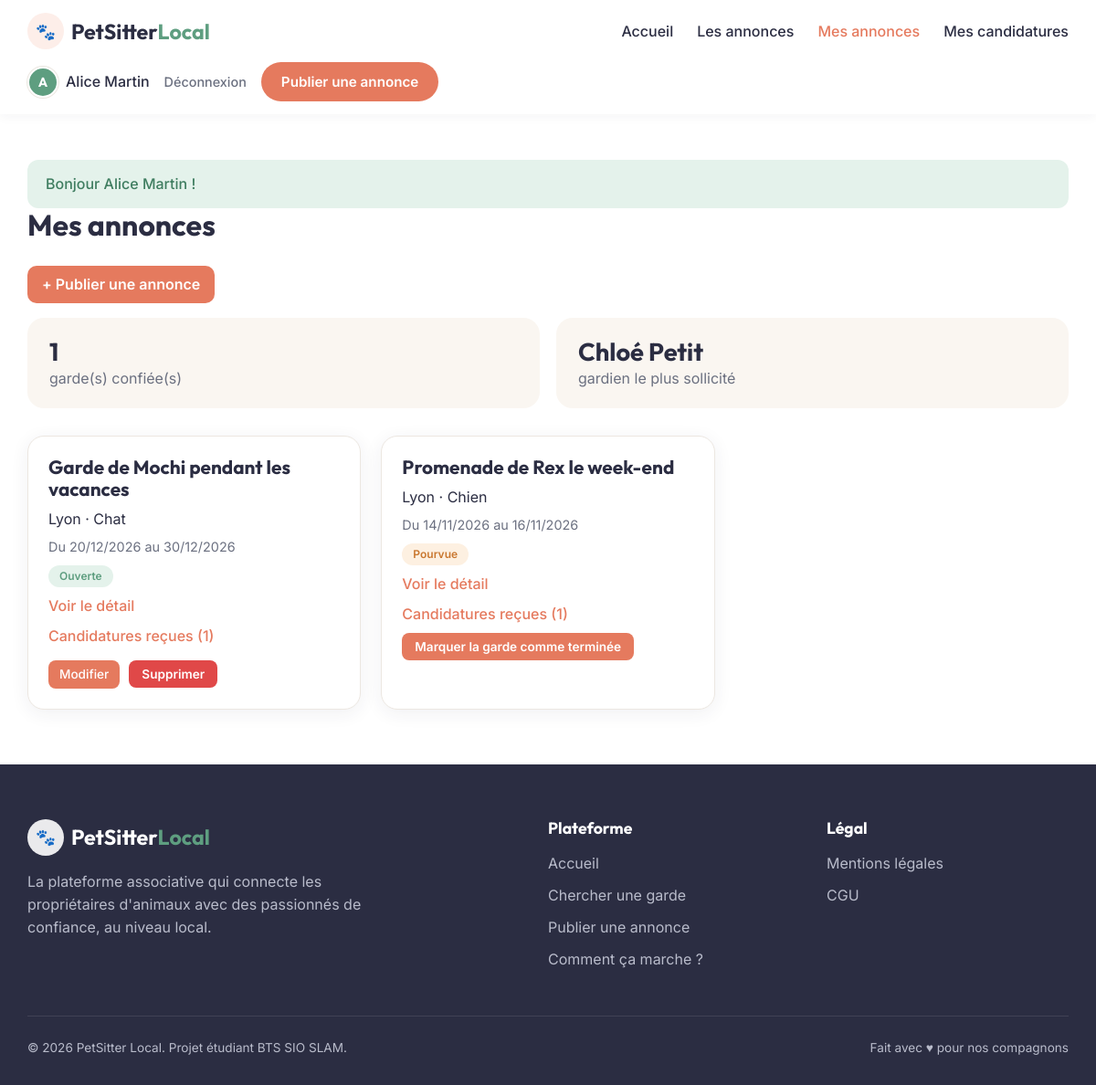
Page /index.php?action=mes_annonces (signed in) on the committed database.
### tables this page shows
CREATE TABLE annonces (
  id INT AUTO_INCREMENT PRIMARY KEY,
  id_proprietaire INT NOT NULL,
  titre VARCHAR(120) NOT NULL,
  animal VARCHAR(40) NOT NULL,
  description TEXT NOT NULL,
  ville VARCHAR(80) NOT NULL,
  date_debut DATE NOT NULL,
  date_fin DATE NOT NULL,
  statut ENUM('ouverte','pourvue','terminee') NOT NULL DEFAULT 'ouverte',
  created_at DATETIME NOT NULL DEFAULT CURRENT_TIMESTAMP,
  FOREIGN KEY (id_proprietaire) REFERENCES utilisateurs(id) ON DELETE CASCADE
);

### app/controllers/AnnonceController.php (called while the page is built, shortened)
<?php
class AnnonceController
{
    public function mesAnnonces(): void
    {
        $idUtilisateur = AuthController::utilisateurId();
        $annonces = Annonce::parProprietaire($idUtilisateur);
        $stats = Annonce::statsProprietaire($idUtilisateur);
        require ROOT . '/app/views/annonces/mes_annonces.php';
    }
}

### public/index.php (called while the page is built, shortened)
<?php
require_once ROOT . '/config/database.php';
function e(?string $valeur): string
{
    return htmlspecialchars($valeur ?? '', ENT_QUOTES, 'UTF-8');
}
$action = $_GET['action'] ?? 'accueil';
match ($action) {
    'connexion'        => (new AuthController())->connexion(),
    'inscription'      => (new AuthController())->inscription(),
    'deconnexion'      => (new AuthController())->deconnexion(),
    'accueil'          => (new AnnonceController())->accueil(),
    'liste'            => (new AnnonceController())->liste(),
    'detail'           => (new AnnonceController())->detail(),
    'creer'            => (new AnnonceController())->creer(),
    'modifier'         => (new AnnonceController())->modifier(),
    'supprimer'        => (new AnnonceController())->supprimer(),
    'terminer'         => (new AnnonceController())->terminer(),
    'mes_annonces'     => (new AnnonceController())->mesAnnonces(),
    'postuler'         => (new CandidatureController())->postuler(),
    'retirer'          => (new CandidatureController())->retirer(),
    'mes_candidatures' => (new CandidatureController())->mesCandidatures(),
    'recues'           => (new CandidatureController())->recues(),
    'repondre'         => (new CandidatureController())->repondre(),
    'noter'            => (new AvisController())->noter(),
    'profil'           => (new AvisController())->profil(),
    'admin'                 => (new AdminController())->tableauDeBord(),
    'supprimer_avis'        => (new AdminController())->supprimerAvis(),
    'supprimer_utilisateur' => (new AdminController())->supprimerUtilisateur(),
    default            => (new AnnonceController())->accueil(),
};

### app/models/Annonce.php (called while the page is built, shortened)
<?php
class Annonce
{
    public static function hydrate(array $row): self
    {
        return new self(
            (int) $row['id'],
            (int) $row['id_proprietaire'],
            $row['titre'],
            $row['animal'],
            $row['description'],
            $row['ville'],
            $row['date_debut'],
            $row['date_fin'],
            $row['statut'],
            $row['proprietaire'] ?? null,
            (int) ($row['nb_candidatures'] ?? 0)
        );
    }
    public static function parProprietaire(int $idProprietaire): array
    {
        $stmt = Database::get()->prepare(
            "SELECT a.*, u.nom AS proprietaire,
                    (SELECT COUNT(*) FROM candidatures c WHERE c.id_annonce = a.id) AS nb_candidatures
             FROM annonces a
             JOIN utilisateurs u ON u.id = a.id_proprietaire
             WHERE a.id_proprietaire = :id
             ORDER BY a.created_at DESC"
        );
        $stmt->execute(['id' => $idProprietaire]);
        return array_map([self::class, 'hydrate'], $stmt->fetchAll());
    }
    public function estModifiable(): bool
    {
        return $this->statut === 'ouverte';
    }
    public static function statsProprietaire(int $idProprietaire): array
    {
        $pdo = Database::get();
        $stmt = $pdo->prepare(
            "SELECT COUNT(*) FROM annonces
             WHERE id_proprietaire = :id AND statut IN ('pourvue', 'terminee')"
        );
        $stmt->execute(['id' => $idProprietaire]);
        $nbGardes = (int) $stmt->fetchColumn();
        $stmt = $pdo->prepare(
            "SELECT u.id, u.nom, COUNT(*) AS nb
             FROM candidatures c
             JOIN annonces a ON a.id = c.id_annonce
             JOIN utilisateurs u ON u.id = c.id_gardien
             WHERE a.id_proprietaire = :id AND c.statut = 'acceptee'
             GROUP BY u.id, u.nom
             ORDER BY nb DESC
             LIMIT 1"
        );
        $stmt->execute(['id' => $idProprietaire]);
        $gardienPrefere = $stmt->fetch() ?: null;
        return ['nbGardes' => $nbGardes, 'gardienPrefere' => $gardienPrefere];
    }
}

### app/controllers/AuthController.php (called while the page is built, shortened)
<?php
class AuthController
{
    public static function utilisateurId(): int
    {
        return (int) ($_SESSION['user_id'] ?? 0);
    }
}

### config/database.php (called while the page is built, shortened)
<?php
class Database
{
    private static ?PDO $instance = null;
    public static function get(): PDO
    {
        if (self::$instance === null) {
            self::$instance = new PDO(DB_DSN, DB_USER, DB_PASS, [
                PDO::ATTR_ERRMODE            => PDO::ERRMODE_EXCEPTION,
                PDO::ATTR_DEFAULT_FETCH_MODE => PDO::FETCH_ASSOC,
            ]);
        }
        return self::$instance;
    }
}

### app/views/annonces/mes_annonces.php (the view, shortened to what this page needs)
<?php require ROOT . '/app/views/layout/header.php'; ?>
<h2>Mes annonces</h2>
<p><a class="bouton" href="index.php?action=creer">+ Publier une annonce</a></p>
<div class="stats">
  <div class="stat">
    <strong><?= $stats['nbGardes'] ?></strong>
    <span>garde(s) confiée(s)</span>
  </div>
  <div class="stat">
    <strong><?= $stats['gardienPrefere'] ? e($stats['gardienPrefere']['nom']) : '—' ?></strong>
    <span>gardien le plus sollicité</span>
  </div>
</div>
<?php if (empty($annonces)): ?>
  <p class="vide">Vous n'avez pas encore publié d'annonce.</p>
<?php else: ?>
  <div class="grille">
    <?php foreach ($annonces as $a): ?>
      <div class="carte-annonce">
        <h3><?= e($a->titre) ?></h3>
        <p><?= e($a->ville) ?> · <?= e($a->animal) ?></p>
        <p class="dates">Du <?= Affichage::date($a->date_debut) ?> au <?= Affichage::date($a->date_fin) ?></p>
        <?= Affichage::badge($a->statut) ?>
        <a href="index.php?action=detail&id=<?= $a->id ?>">Voir le détail</a>
        <a href="index.php?action=recues&id=<?= $a->id ?>">
          Candidatures reçues (<?= $a->nb_candidatures ?>)
        </a>
        <?php if ($a->estModifiable()): ?>
          <div class="actions">
            <a href="index.php?action=modifier&id=<?= $a->id ?>" class="petit bouton">Modifier</a>
            <form method="post" action="index.php?action=supprimer&id=<?= $a->id ?>"
                  onsubmit="return confirm('Supprimer définitivement cette annonce ?');">
              <button type="submit" class="petit danger">Supprimer</button>
            </form>
          </div>
        <?php endif; ?>
        <?php if ($a->statut === 'pourvue'): ?>
          <form method="post" action="index.php?action=terminer&id=<?= $a->id ?>">
            <button type="submit" class="petit">Marquer la garde comme terminée</button>
          </form>
        <?php endif; ?>
      </div>
    <?php endforeach; ?>
  </div>
<?php endif; ?>
<?php require ROOT . '/app/views/layout/footer.php'; ?>

### app/core/Affichage.php (shortened to what this page needs)
<?php
class Affichage
{
    public static function badge(string $statut): string
    {
        $libelle = match ($statut) {
            'ouverte'    => 'Ouverte',
            'pourvue'    => 'Pourvue',
            'terminee'   => 'Terminée',
            'en_attente' => 'En attente',
            'acceptee'   => 'Acceptée',
            'refusee'    => 'Refusée',
            default      => $statut,
        };
        return '<span class="badge badge--' . e($statut) . '">' . e($libelle) . '</span>';
    }
    public static function date(?string $date): string
    {
        return $date ? date('d/m/Y', strtotime($date)) : '';
    }
}

### public/css/style.css (style rules this page uses)
:root { --corail: #e57a5e; --corail-fonce: #d0644a; --corail-clair: #fdeee9; --vert: #5e9e80; --vert-clair: #e4f2eb; --sombre: #2b2d42; --texte: #2b2d42; --gris: #6b7080; --gris-clair: #eef0f3; --bordure: #ece7e1; --creme: #faf6f1; --rouge: #e04848; --rouge-clair: #fde8e8; --orange: #c9772f; --orange-clair: #fdf0e1; --police-titre: "Outfit", "Segoe UI", system-ui, sans-serif; --police-texte: "Inter", "Segoe UI", system-ui, sans-serif; --arrondi: 18px; --ombre: 0 4px 20px rgba(43, 45, 66, 0.07); }
* { box-sizing: border-box; }
body { margin: 0; font-family: var(--police-texte); color: var(--texte); background: #fff; line-height: 1.55; }
h1, h2, h3, h4 { font-family: var(--police-titre); line-height: 1.15; margin-top: 0; }
a { color: var(--corail); }
.btn, button { display: inline-block; padding: 10px 20px; border: 2px solid transparent; border-radius: 999px; font: 600 0.95rem var(--police-texte); text-align: center; text-decoration: none; cursor: pointer; transition: background 0.2s, transform 0.1s; background: var(--corail); color: #fff; }
.bouton { display: inline-block; padding: 8px 16px; border-radius: 10px; background: var(--corail); color: #fff; text-decoration: none; font-weight: 600; }
.petit { padding: 5px 12px; font-size: 0.85em; border-radius: 8px; }
.actions { display: flex; flex-wrap: wrap; align-items: center; gap: 10px; margin-top: 6px; }
.actions form { margin: 0; }
.danger { background: var(--rouge); }
.badge { display: inline-block; padding: 3px 12px; border-radius: 999px; font-size: 0.75rem; font-weight: 600; vertical-align: middle; }
.badge--ouverte, .badge--acceptee { background: var(--vert-clair); color: var(--vert); }
.badge--pourvue, .badge--en_attente { background: var(--orange-clair); color: var(--orange); }
.contenu h2 { font-size: 2rem; }
.contenu h3 { font-size: 1.3rem; margin-top: 30px; }
.grille { display: grid; grid-template-columns: repeat(auto-fill, minmax(280px, 1fr)); gap: 22px; }
.carte-annonce { display: flex; flex-direction: column; align-items: flex-start; gap: 8px; background: #fff; padding: 22px; border-radius: var(--arrondi); box-shadow: var(--ombre); border: 1px solid var(--bordure); }
.carte-annonce h3 { margin: 0; }
.carte-annonce p { margin: 0; }
.carte-annonce a { font-weight: 500; text-decoration: none; }
.dates { color: var(--gris); font-size: 0.9em; }
.stats { display: flex; flex-wrap: wrap; gap: 18px; margin-bottom: 30px; }
.stat { flex: 1; min-width: 180px; background: var(--creme); padding: 20px 24px; border-radius: var(--arrondi); }
.stat strong { display: block; font: 700 1.7rem var(--police-titre); }
.stat span { color: var(--gris); }

### rows in the picture
annonces: titre "Garde de Mochi pendant les vacances", ville "Lyon", animal "Chat", date_debut "20/12/2026", date_fin "30/12/2026", statut "Ouverte", nb_candidatures "1"
annonces: titre "Promenade de Rex le week-end", ville "Lyon", animal "Chien", date_debut "14/11/2026", date_fin "16/11/2026", statut "Pourvue", nb_candidatures "1"

### other values in the picture
Affichage::initiale($_SESSION['user_nom']) "A"
$_SESSION['user_nom'] "Alice Martin"
$_SESSION['flash'] "Bonjour Alice Martin !"
$stats['nbGardes'] "1"
$stats['gardienPrefere']['nom'] "Chloé Petit"
